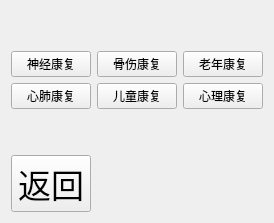
         <widget class="QWidget" name="tab_4">
          <attribute name="title">
           <string>1</string>
          </attribute>
          <layout class="QGridLayout" name="gridLayout_17">
           <item row="0" column="0">
            <layout class="QVBoxLayout" name="verticalLayout_10">
             <item>
              <spacer name="verticalSpacer_10">
               <property name="orientation">
                <enum>Qt::Vertical</enum>
               </property>
               <property name="sizeHint" stdset="0">
                <size>
                 <width>20</width>
                 <height>40</height>
                </size>
               </property>
              </spacer>
             </item>
             <item>
              <layout class="QVBoxLayout" name="verticalLayout_9">
               <item>
                <layout class="QHBoxLayout" name="horizontalLayout_10">
                 <item>
                  <widget class="QPushButton" name="pushButton_room_1">
                   <property name="text">
                    <string>神经康复</string>
                   </property>
                  </widget>
                 </item>
                 <item>
                  <widget class="QPushButton" name="pushButton_room_2">
                   <property name="text">
                    <string>骨伤康复</string>
                   </property>
                  </widget>
                 </item>
                 <item>
                  <widget class="QPushButton" name="pushButton_room_3">
                   <property name="text">
                    <string>老年康复</string>
                   </property>
                  </widget>
                 </item>
                </layout>
               </item>
               <item>
                <layout class="QHBoxLayout" name="horizontalLayout_11">
                 <item>
                  <widget class="QPushButton" name="pushButton_room_4">
                   <property name="text">
                    <string>心肺康复</string>
                   </property>
                  </widget>
                 </item>
                 <item>
                  <widget class="QPushButton" name="pushButton_room_5">
                   <property name="text">
                    <string>儿童康复</string>
                   </property>
                  </widget>
                 </item>
                 <item>
                  <widget class="QPushButton" name="pushButton_room_6">
                   <property name="text">
                    <string>心理康复</string>
                   </property>
                  </widget>
                 </item>
                </layout>
               </item>
              </layout>
             </item>
             <item>
              <spacer name="verticalSpacer_9">
               <property name="orientation">
                <enum>Qt::Vertical</enum>
               </property>
               <property name="sizeHint" stdset="0">
                <size>
                 <width>20</width>
                 <height>40</height>
                </size>
               </property>
              </spacer>
             </item>
            </layout>
           </item>
           <item row="1" column="0">
            <layout class="QHBoxLayout" name="horizontalLayout_9">
             <item>
              <widget class="QPushButton" name="pushButton_back_4">
               <property name="font">
                <font>
                 <pointsize>25</pointsize>
                </font>
               </property>
               <property name="text">
                <string>返回</string>
               </property>
               <property name="icon">
                <iconset resource="resources.qrc">
                 <normaloff>:/images/back.png</normaloff>:/images/back.png</iconset>
               </property>
              </widget>
             </item>
             <item>
              <spacer name="horizontalSpacer_14">
               <property name="orientation">
                <enum>Qt::Horizontal</enum>
               </property>
               <property name="sizeHint" stdset="0">
                <size>
                 <width>40</width>
                 <height>20</height>
                </size>
               </property>
              </spacer>
             </item>
            </layout>
           </item>
          </layout>
         </widget>
